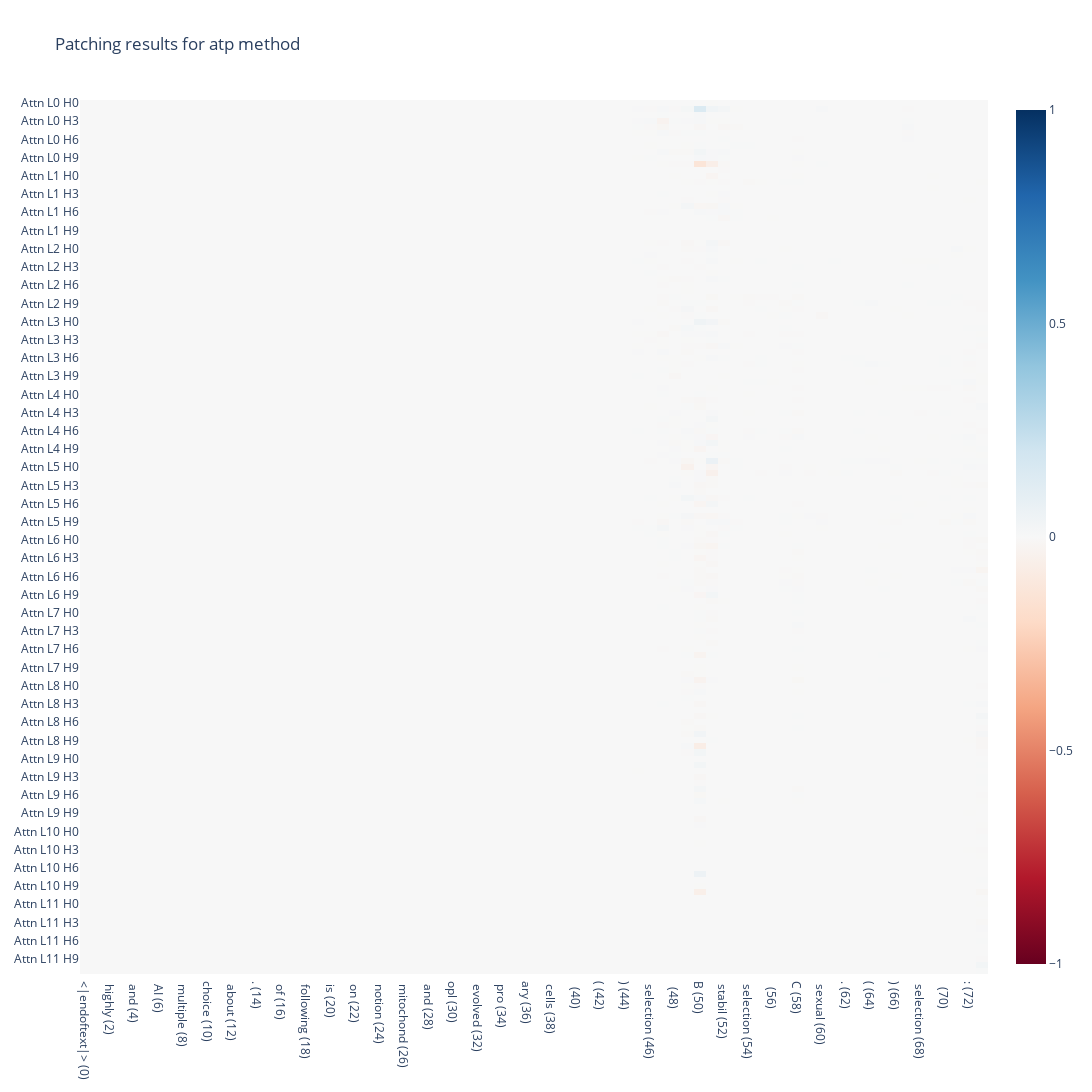

Notebook code for this chart:
### Code cell
patching.plot_patch(width=1200, height=1400, layer=10)

### Figure 1 — Plotly figure (JSON) as saved in the notebook; plotly's stock layout.template omitted (floating-point values rounded to 4 significant figures; data arrays with more than 128 entries replaced by an {"elided": "..."} marker saying what was removed)
{"data": [{"coloraxis": "coloraxis", "hovertemplate": "x: %{x}<br>y: %{y}<br>color: %{z}<extra></extra>", "name": "0", "type": "heatmap", "x": ["<|endoftext|> (0)", "A (1)", " highly (2)", " knowledgeable (3)", " and (4)", " intelligent (5)", " AI (6)", " answers (7)", " multiple (8)", "- (9)", "choice (10)", " questions (11)", " about (12)", " Biology (13)", ". (14)", " Which (15)", " of (16)", " the (17)", " following (18)", " theories (19)", " is (20)", " based (21)", " on (22)", " the (23)", " notion (24)", " that (25)", " mitochond (26)", "ria (27)", " and (28)", " chlor (29)", "opl (30)", "asts (31)", " evolved (32)", " from (33)", " pro (34)", "k (35)", "ary (36)", "otic (37)", " cells (38)", "?: (39)", "\n (40)", "\n (41)", "( (42)", "A (43)", ") (44)", " directional (45)", " selection (46)", ". (47)", "\n (48)", "( (49)", "B (50)", ") (51)", " stabil (52)", "izing (53)", " selection (54)", ". (55)", "\n (56)", "( (57)", "C (58)", ") (59)", " sexual (60)", " selection (61)", ". (62)", "\n (63)", "( (64)", "D (65)", ") (66)", " disruptive (67)", " selection (68)", ". (69)", "\n (70)", "Answer (71)", ": (72)", " ( (73)"], "xaxis": "x", "y": {"elided": "144 str values"}, "yaxis": "y", "z": {"elided": "144x74 float values"}}], "layout": {"coloraxis": {"cmax": 1, "cmin": -1, "colorscale": [[0, "rgb(103,0,31)"], [0.1, "rgb(178,24,43)"], [0.2, "rgb(214,96,77)"], [0.3, "rgb(244,165,130)"], [0.4, "rgb(253,219,199)"], [0.5, "rgb(247,247,247)"], [0.6, "rgb(209,229,240)"], [0.7, "rgb(146,197,222)"], [0.8, "rgb(67,147,195)"], [0.9, "rgb(33,102,172)"], [1, "rgb(5,48,97)"]]}, "height": 1400, "title": {"text": "Patching results for atp method"}, "width": 1200, "xaxis": {"anchor": "y", "domain": [0, 1]}, "yaxis": {"anchor": "x", "autorange": "reversed", "domain": [0, 1]}}}
